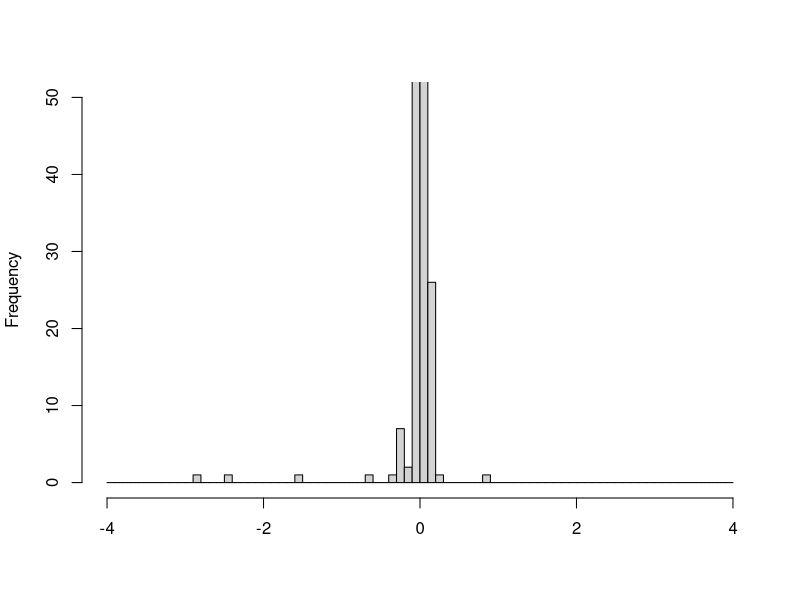
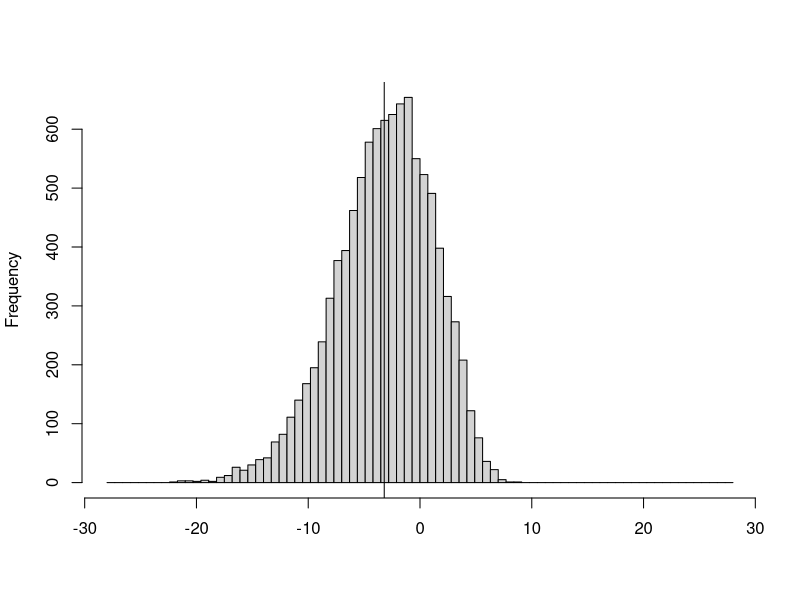
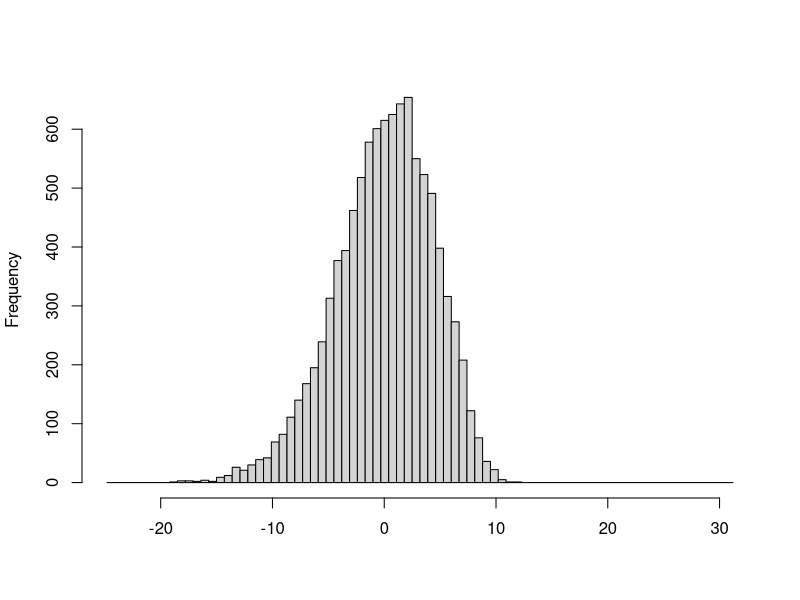
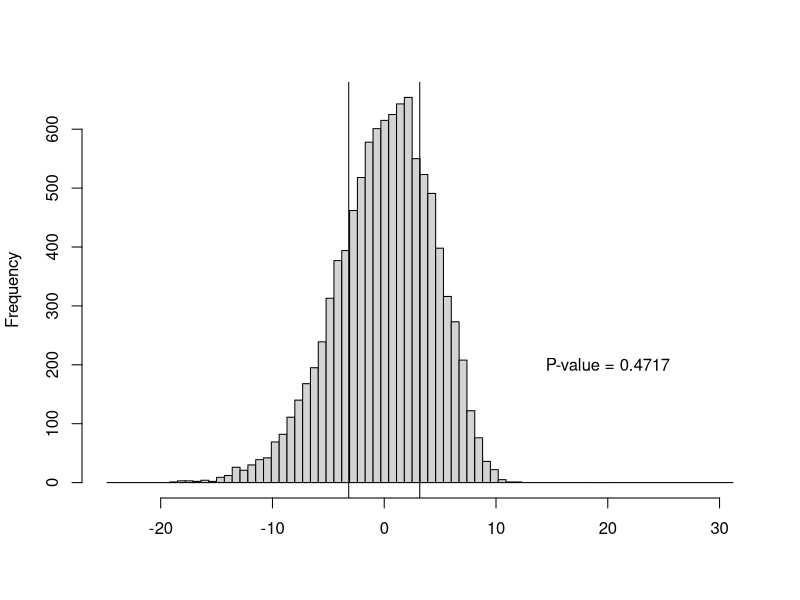
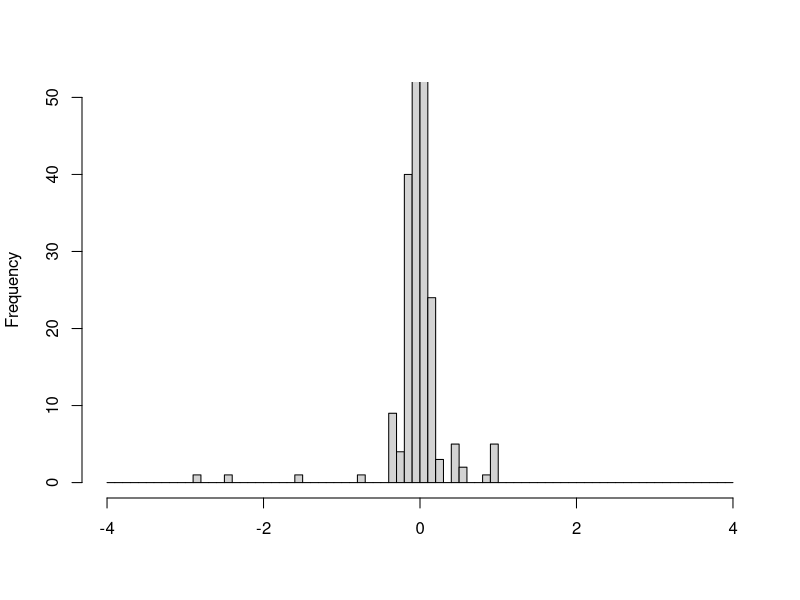
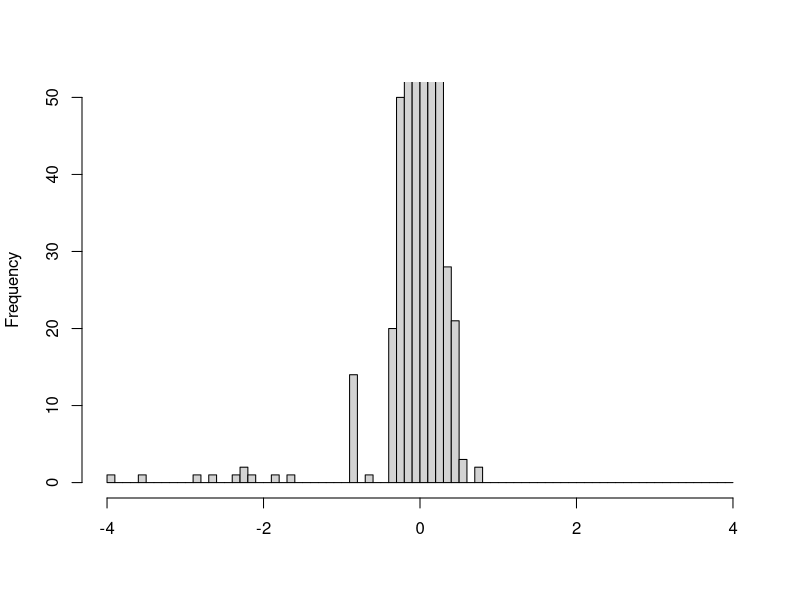

Reproduce these figures in R, in order.
t = read.table('sitelnL3000.csv', sep='\t', header=TRUE)
t2 = read.table('pdiff.csv', sep='\t', header=TRUE)

d1.2 = 2*(t$tree1 - t$tree2)
d1.3 = 2*(t$tree1 - t$tree3)
d1.12 = 2*(t$tree1 - t$tree12)

nsites = length(d1.2)


nrellreps = 10000;
    

biggest1.2=max(ceiling(max(d1.2)*10),ceiling(-min(d1.2)*10))/10
biggest1.3=max(ceiling(max(d1.3)*10),ceiling(-min(d1.3)*10))/10
biggest1.12=max(ceiling(max(d1.12)*10),ceiling(-min(d1.12)*10))/10
biggest = max(biggest1.2, biggest1.3, biggest1.12)

rellfunc = function(diffs) {
    obs = sum(diffs)
    ss = replicate(nrellreps, sum(sample(diffs, replace=TRUE)))
    centering = mean(ss)
    print(c("centering", centering))
    c = ss - centering
    rellMoreExtreme = sum(abs(c) > abs(obs))
    print(c("rellMoreExtreme", rellMoreExtreme))
    rellMoreExtreme/nrellreps;
}

ztestkh = function(diffs) {
    print(c('max',  max(diffs)))
    print(c('min', min(diffs)))
    print(c('mean', mean(diffs)))
    print(c('sd', sd(diffs)))
    nsites = length(diffs)
    Delta = sum(diffs)
    print(c('Delta', Delta))
    VarSum = nsites*var(diffs)
    print(c('VarSum', VarSum))
    Z = -abs(Delta/(sqrt(VarSum)))
    print(c('Z', Z))
    halfp = pnorm(Z)
    p = 2.0 * halfp 
    print(c('p', p))
    p
}


ztestkh(d1.2)
r1.2 = rellfunc(d1.2)
mult=7
x = seq(-biggest, biggest, 0.01)
breaks=seq(-biggest, biggest, 0.1)
sbreaks=seq(-biggest*mult, biggest*mult, 0.1*mult)
print(breaks)
pdf('d1-2hist.pdf')
hist(d1.2, breaks=breaks, axes=TRUE, ylim=c(0,50), main=c(""), xlab="")
#lines(x, 5*dnorm(x, mean=0, sd=sd(d1.2)))
dev.off()


u1.2 = replicate(nrellreps, sum(sample(d1.2, replace=TRUE)))
mu1.2 = mean(u1.2)
obs1.2 = sum(d1.2)
r1.2 = sum(abs(u1.2 - mu1.2) > abs(obs1.2))

print(mu1.2)
print(sd(u1.2))
print(var(u1.2))
pdf('uncentered1-2hist.pdf')
hist(u1.2, breaks=sbreaks, axes=TRUE, main=c(""), xlab="")
#lines(x, 5*dnorm(x, mean=0, sd=sd(d1.2)))
abline(v=mu1.2)
dev.off()
pdf('centered1-2hist.pdf')
c1.2 = u1.2 - mu1.2
hist(c1.2, breaks=sbreaks-mu1.2, axes=TRUE, main=c(""), xlab="")
#lines(x, 5*dnorm(x, mean=0, sd=sd(d1.2)))
dev.off()
pdf('centered1-2hist-p.pdf')
c1.2 = u1.2 - mu1.2
hist(c1.2, breaks=sbreaks-mu1.2, axes=TRUE, main=c(""), xlab="")
abline(v=-abs(obs1.2))
text(20, 200, paste('P-value =', as.character(r1.2/nrellreps), sep=' '))
abline(v=abs(sum(d1.2)))
dev.off()



ztestkh(d1.3)
rellfunc(d1.3)

x = seq(-biggest, biggest, 0.01)
breaks=seq(-biggest, biggest, 0.1)
print(breaks)
pdf('d1-3hist.pdf')
hist(d1.3, breaks=breaks, axes=TRUE, ylim=c(0,50), main=c(""), xlab="")
#lines(x, 5*dnorm(x, mean=0, sd=sd(d1.3)))
dev.off()



ztestkh(d1.12)
rellfunc(d1.12)


x = seq(-biggest, biggest, 0.01)
breaks=seq(-biggest, biggest, 0.1)
print(breaks)
pdf('d1-12hist.pdf')
hist(d1.12, breaks=breaks, axes=TRUE, ylim=c(0,50), main=c(""), xlab="")
#lines(x, 5*dnorm(x, mean=0, sd=sd(d1.12)))
dev.off()



